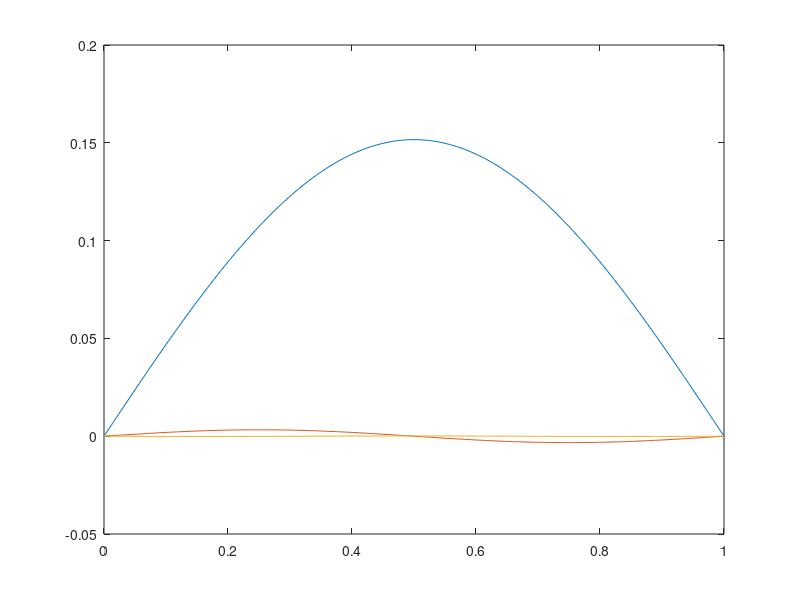

The MATLAB source for this figure:
% This was the history from Tuesday (6/3) work session
% Turn this into a real program
% The program should take in N, the number of points in the domain
% It will return the eigenvalues and eigenfunction coefficients
%   associated with the collocation approximation
% Many of the things I have done may not make sense at first blush
% Ask me if you have questions

x = linspace(0,1,10)';
DM = abs(repmat(x,1,10)-repmat(x',10,1))
ep = 1;
K = exp(-ep^2*DM.^2)
eig(K)
plot(sort(eig(K)))
semilogy(sort(eig(K),'descend'))
ep = .1;
K = exp(-ep^2*DM.^2)
semilogy(sort(eig(K),'descend'))
x
X = repmat(x,1,10)
j = 1:10
J = repmat(j,10,1)
Int_Kh = @(x,j) -1./(j.^2+j).*x.*(x.^j-1)
A = Int_Kh(X,J)
H_mat = @(z,j) z.^(j-1);
H = H_mat(X,J)
HinvA = H\A;
[V,D] = eig(HinvA)
A
HinvA
format short
HinvA
HinvA.*(abs(HinvA)>1e-10)
x = cos((0:11)/12*pi)
x = cos((0:11)/11*pi)
x = cos((0:11)/11*pi)/2+.5
x = cos((0:11)/11*pi)/2+.5; x = x(2:end-1)'
X = repmat(x,1,10)
Int_Kh = @(x,j) -1./(j.^2+j).*x.*(x.^j-1)
A = Int_Kh(X,J)
H_mat = @(z,j) z.^(j-1);
H = H_mat(X,J)
HinvA = H\A;
HinvA
eig(H)
eig(A)
log(abs(eig(A)))
log10(abs(eig(A)))
log10(abs(eig(HinvA)))
eig(HinvA)
[V,D] = eig(A)
[V,D] = eig(HinvA)
H_mat
c = V(:,1);
xx = linspace(0,1,300)';
XX = repmat(xx,1,10);
JJ = repmat(j,300,1);
HH = H_mat(XX,JJ);
Z = HH*c;
plot(xx,Z)
c = V(:,2);
c = V(:,2);Z = HH*c;plot(xx,Z)
c = V(:,3);Z = HH*c;plot(xx,Z)
[ix,d] = sort(diag(D))
[ix,d] = sort(diag(D),'ascend')
[ix,d] = sort(diag(D),'descend')
n_eig = 1;c = V(:,d(n_eig));Z = HH*c;plot(xx,Z)
n_eig = 2;c = V(:,d(n_eig));Z = HH*c;plot(xx,Z)
n_eig = 3;c = V(:,d(n_eig));Z = HH*c;plot(xx,Z)
n_eig = 4;c = V(:,d(n_eig));Z = HH*c;plot(xx,Z)
n_eig = 5;c = V(:,d(n_eig));Z = HH*c;plot(xx,Z)
ZZ = HH*V(:,d);
plot(xx,ZZ(:,1:3))
